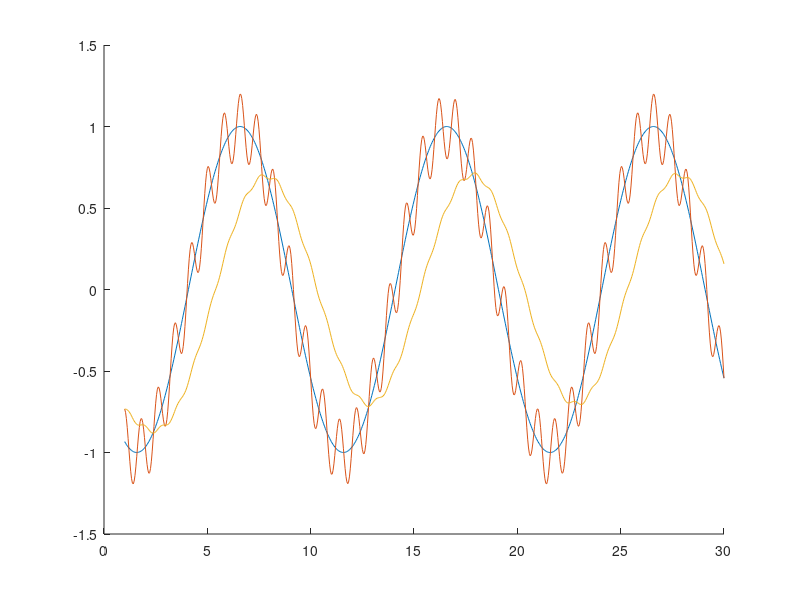

Write the MATLAB code that produced this figure.
ball_f = 0.1;
swim_f = 1.25;
sample_f = 24;

swim_T = 1/swim_f;
sample_T = 1/sample_f;

tf = 30; % seconds

x = 1:sample_T:tf;
y_swim = 0.2*sin(2*pi*swim_f*x);
y_ball = sin(2*pi*ball_f*x+10);
y = y_swim + y_ball;

h = y(1);
RC = 1/(2*pi*ball_f);
alpha = sample_T/(RC+sample_T);
for t=2:size(x,2)
    yt = alpha * y(t) + (1-alpha) * h(t-1);
    h = [h yt];
end

close all;
figure;
hold on;
%plot(x,y_swim);
plot(x,y_ball);
plot(x,y);
plot(x,h);